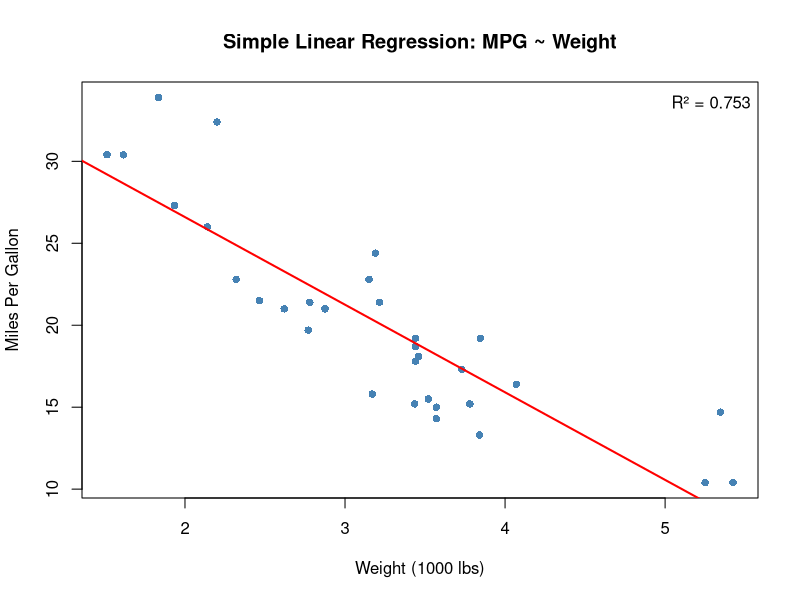
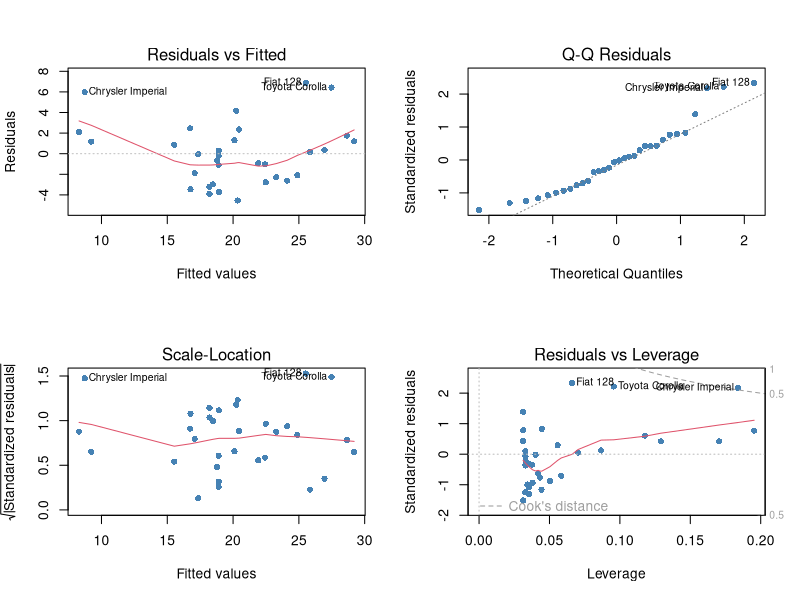

Reproduce these figures in R, in order.
## ---- chunk 1
# Use mtcars: predict mpg from weight (wt)
data(mtcars)

# Fit the model
model_simple <- lm(mpg ~ wt, data = mtcars)
summary(model_simple)
## ---- chunk 2
cat("Intercept (β₀)  :", coef(model_simple)[1], "\n")
cat("Slope (β₁)      :", coef(model_simple)[2], "\n")
cat("R-squared       :", summary(model_simple)$r.squared, "\n")
cat("Adj R-squared   :", summary(model_simple)$adj.r.squared, "\n")
## ---- chunk 3
#| fig-width: 7
#| fig-height: 5

plot(mtcars$wt, mtcars$mpg,
     pch = 16, col = "steelblue",
     xlab = "Weight (1000 lbs)",
     ylab = "Miles Per Gallon",
     main = "Simple Linear Regression: MPG ~ Weight")

abline(model_simple, col = "red", lwd = 2)

# Add R² label
r2 <- round(summary(model_simple)$r.squared, 3)
legend("topright", legend = paste("R² =", r2), bty = "n")
## ---- chunk 4
#| fig-width: 10
#| fig-height: 8

par(mfrow = c(2, 2))
plot(model_simple, col = "steelblue", pch = 16)
## ---- chunk 5
# Predict mpg from weight AND horsepower
model_multi <- lm(mpg ~ wt + hp, data = mtcars)
summary(model_multi)
## ---- chunk 6
cat("Intercept        :", round(coef(model_multi)[1], 3), "\n")
cat("β₁ (wt)          :", round(coef(model_multi)[2], 3), "\n")
cat("β₂ (hp)          :", round(coef(model_multi)[3], 3), "\n")
cat("Adjusted R²      :", round(summary(model_multi)$adj.r.squared, 3), "\n")
## ---- chunk 7
# ANOVA test to compare models
anova(model_simple, model_multi)
## ---- chunk 8
# Predict MPG for a new car: wt = 3.0, hp = 110
new_car <- data.frame(wt = 3.0, hp = 110)

# Point prediction
pred <- predict(model_multi, newdata = new_car)
cat("Predicted MPG:", round(pred, 2), "\n")

# With 95% prediction interval
pred_interval <- predict(model_multi, newdata = new_car, interval = "prediction")
print(pred_interval)
## ---- chunk 9
# install.packages("car")
library(car)
vif(model_multi)
## ---- chunk 10
model_full <- lm(mpg ~ ., data = mtcars)
summary(model_full)$adj.r.squared
## ---- chunk 11
# Stepwise selection to find the best model
model_step <- step(model_full, direction = "backward", trace = 0)
summary(model_step)
## ---- chunk 12
models <- list(
  "Simple (wt only)"    = model_simple,
  "Multiple (wt + hp)"  = model_multi,
  "Stepwise selected"   = model_step
)

results <- sapply(models, function(m) {
  c(R2     = round(summary(m)$r.squared, 4),
    AdjR2  = round(summary(m)$adj.r.squared, 4),
    AIC    = round(AIC(m), 2))
})

as.data.frame(t(results))
